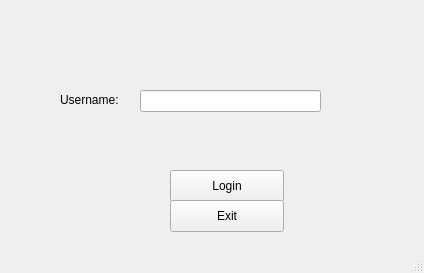
<?xml version="1.0" encoding="UTF-8"?>
<ui version="4.0">
 <class>cuCare</class>
 <widget class="QMainWindow" name="cuCare">
  <property name="enabled">
   <bool>true</bool>
  </property>
  <property name="geometry">
   <rect>
    <x>0</x>
    <y>0</y>
    <width>424</width>
    <height>273</height>
   </rect>
  </property>
  <property name="windowTitle">
   <string>Login Screen</string>
  </property>
  <widget class="QWidget" name="centralWidget">
   <widget class="QLabel" name="label">
    <property name="geometry">
     <rect>
      <x>60</x>
      <y>90</y>
      <width>71</width>
      <height>20</height>
     </rect>
    </property>
    <property name="text">
     <string>Username:</string>
    </property>
   </widget>
   <widget class="QLineEdit" name="lineEdit">
    <property name="geometry">
     <rect>
      <x>140</x>
      <y>90</y>
      <width>181</width>
      <height>22</height>
     </rect>
    </property>
   </widget>
   <widget class="QPushButton" name="loginButton">
    <property name="geometry">
     <rect>
      <x>170</x>
      <y>170</y>
      <width>114</width>
      <height>32</height>
     </rect>
    </property>
    <property name="text">
     <string>Login</string>
    </property>
   </widget>
   <widget class="QPushButton" name="exitButton">
    <property name="geometry">
     <rect>
      <x>170</x>
      <y>200</y>
      <width>114</width>
      <height>32</height>
     </rect>
    </property>
    <property name="text">
     <string>Exit</string>
    </property>
   </widget>
  </widget>
  <widget class="QStatusBar" name="statusBar"/>
 </widget>
 <layoutdefault spacing="6" margin="11"/>
 <resources/>
 <connections/>
</ui>
